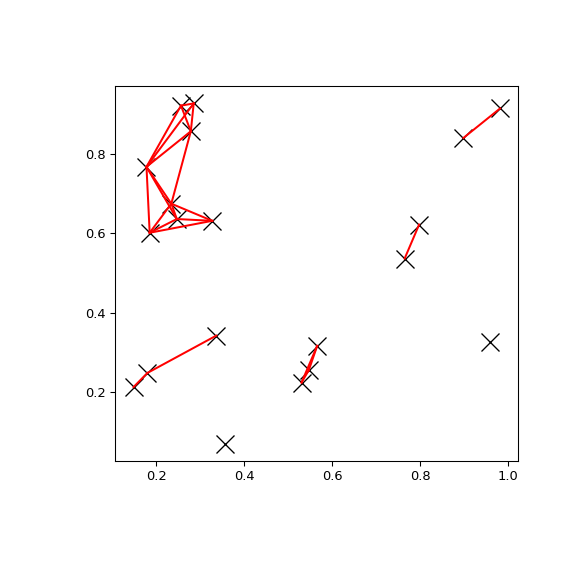

Write the Python code that produced this figure.
# You can search all pairs of points in a kd-tree within a distance:

import matplotlib.pyplot as plt
import numpy as np
from scipy.spatial import cKDTree
np.random.seed(21701)
points = np.random.random((20, 2))
plt.figure(figsize=(6, 6))
plt.plot(points[:, 0], points[:, 1], "xk", markersize=14)
kd_tree = cKDTree(points)
pairs = kd_tree.query_pairs(r=0.2)
for (i, j) in pairs:
    plt.plot([points[i, 0], points[j, 0]],
            [points[i, 1], points[j, 1]], "-r")
plt.show()
